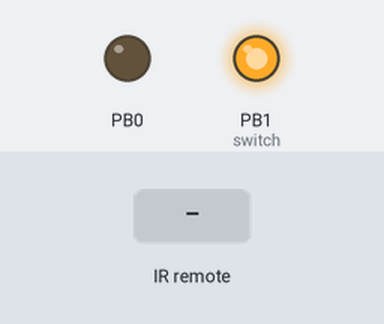
A program run on a simulated ATtiny45, built with avr-gcc and emulated at 11.0592 MHz. On the bench: output pins drawn as LEDs (lit = HIGH). Wiring (inferred from the names in the program): IR receiver: data PB2. Inputs (shaded band) come from the test bench.

Above: at 1.2 s.
1.3 s: infrared code 0xA8C000 received
Timing chart, 0 to 4.3 s (numbered marks = the images above; inputs shaded):
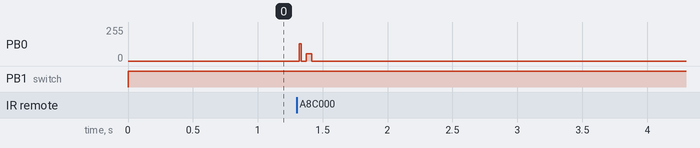

The program:

main.c
```c
/*
 * irextender.c
 *


                                           VCC
                                    10k     +                VCC
                                    ___     |   ||            +
                             /RES.-|___|----o---||----.       |
   TSOP             11,0592 MHz  |          |   ||    |       |
   36kHz                _        |   __     |        ===      V ->
    +--+               | |       '-o|  |o---'        GND      -
    |  o-------+ +--o-|| ||-o------o|  |o-----+               |  LD274
   (   o----+  | |  |  |_|  |  .---o|  |o---. |              .-.
    |  |    |  | | ---     --- | .-o|__|o---)-)-.        150R| |
    |  o--. |  | | ---     --- | |          | | |            | |
    +--+  | |  | |  |       |  | |          | | |            '-'
          | |  | |  |       |  | |  ATTINY45| | |             |
          | |  '-)--o-------o--)-|          | | |PB0  ___   |/
          | |    |             | |          | | '----|___|--|  BC547
          | |    '-------------' |     PB1  | |       1k    |>
          | '--------------------)----------' |               |
          '----------------------)------------'              ===
                                 |     PB2                   GND
                                ===
                                GND


SELFPRGEN = [ ]
RSTDISBL = [ ]
DWEN = [ ]
SPIEN = [X]
WDTON = [ ]
EESAVE = [ ]
BODLEVEL = DISABLED
CKDIV8 = [ ]
CKOUT = [ ]
SUT_CKSEL = EXTXOSC_8MHZ_XX_258CK_14CK_65MS

EXTENDED = 0xFF (valid)
HIGH = 0xDF (valid)
LOW = 0xDE (valid)


 * Created: 28.11.2015 13:33:54
 * Author : hilchenbachc
 */

#define F_CPU 11059200

#include <avr/io.h>
#include <avr/interrupt.h>
#include <util/delay.h>

int main(void)
{

	DDRB = (1<<PB0) | (1<<PB1);

	// Timer 0 konfigurieren
	// Mode 2 - CTC
	// Prescaler 1
	// toggle OC0A

	PORTB |= (1<<PB1); // switch ir-receiver on

	TCCR0A = /*(0 << COM0A1) | (1 << COM0A0) | */ (1 << WGM01) | (0 << WGM00) ;
	TCCR0B = (0 << WGM02 ) | (0 << CS02)| (0 << CS01)| (1 << CS00);
	OCR0A = 153;  // 72282 Hz ==> approx. 36 kHz at PB0

	while(1)
	{
		if( (PINB & (1<<PB2)) == 0 )  /* signal from ir remote control ? */
		{
			TCCR0A |= (0 << COM0A1) | (1 << COM0A0);
		}
		else
		{
			TCCR0A &= ~((0 << COM0A1) | (1 << COM0A0));  /* disconnect OC0A */
			PORTB &= ~(1<<PB0);
		}
	}
}
```

Measured:
- after the input at 1.3 s, PB0: 0/255 → 128/255 at once, → 0/255 0.01 s later, → 56/255 0.04 s later, → 0/255 0.04 s later
